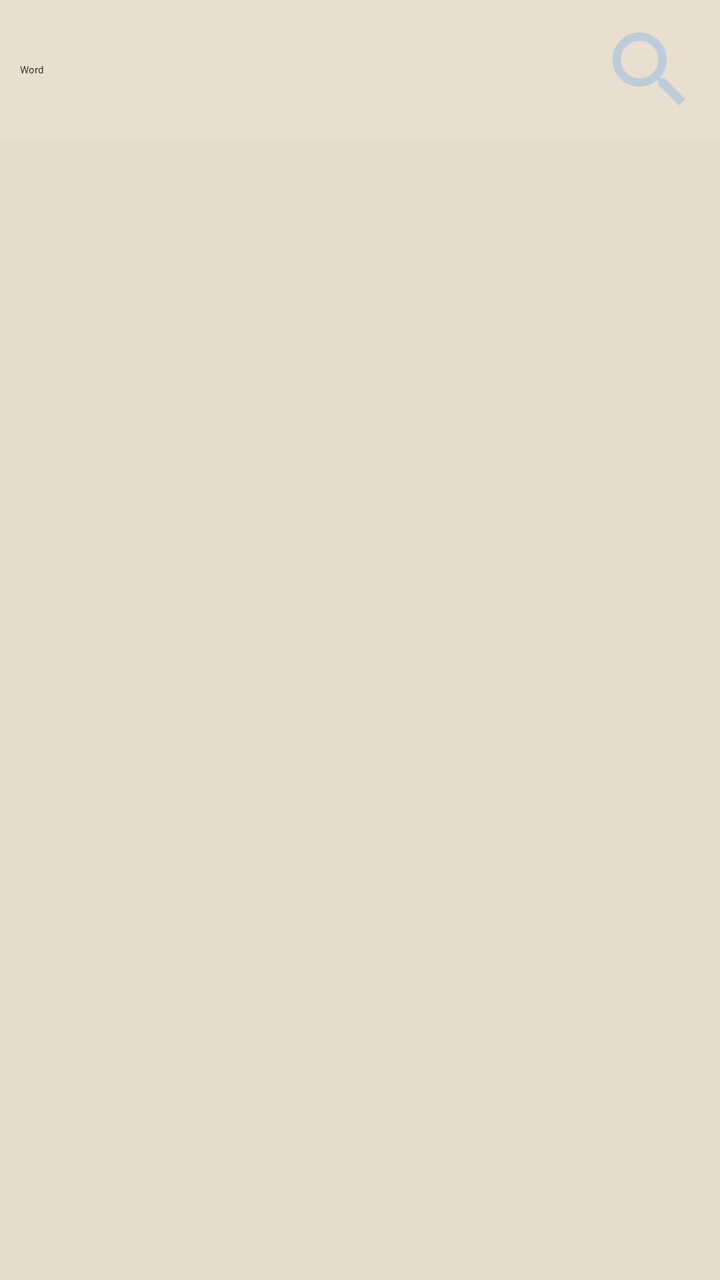
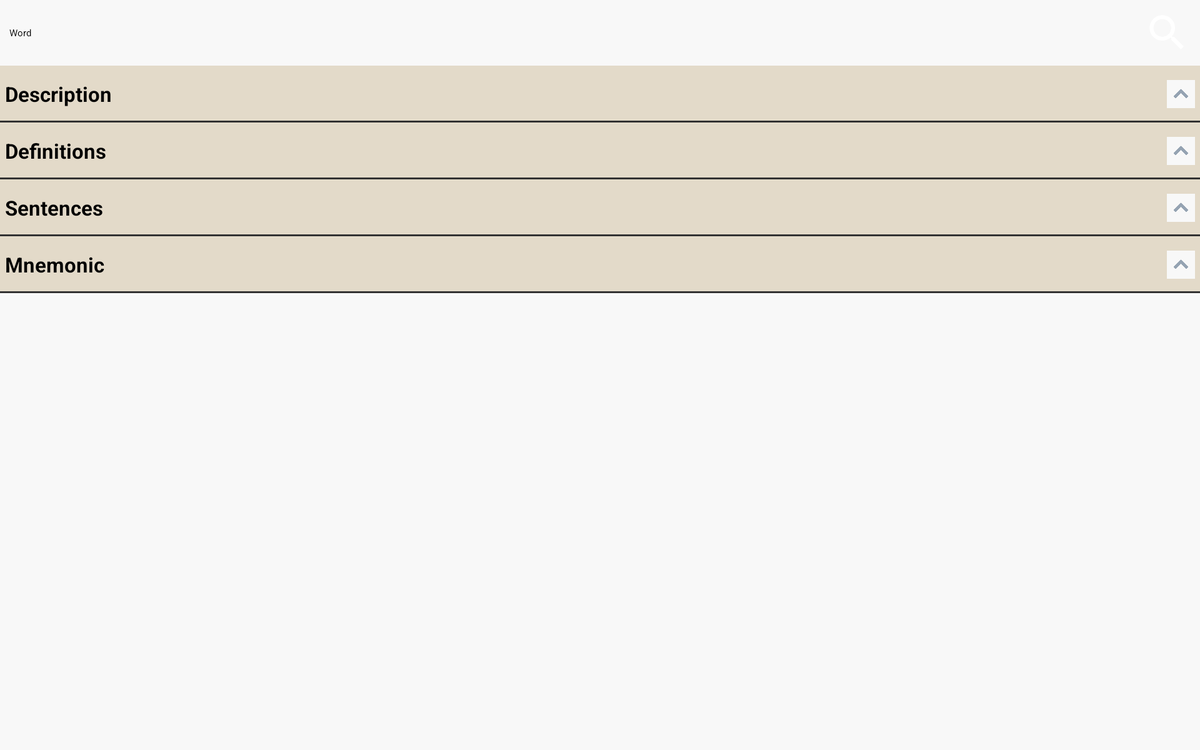

One screen, two layout resources from the same app: the default and the repository's alternative for another configuration. Each is rendered where Android would select it; the XML of both is given below.
<!-- AndroidManifest.xml: activity theme mydialog -->
<!-- res/layout/activity_search.xml -->
<?xml version="1.0" encoding="utf-8"?>
<RelativeLayout xmlns:android="http://schemas.android.com/apk/res/android"
    xmlns:tools="http://schemas.android.com/tools"
    xmlns:app="http://schemas.android.com/apk/res-auto"
    android:id="@+id/activity_search"
    android:layout_width="match_parent"
    android:layout_height="match_parent"
    tools:context="com.example.fahim.gremate.SearchActivity"
    android:background="@color/darkBack1"
    >

    <android.support.v7.widget.Toolbar xmlns:android="http://schemas.android.com/apk/res/android"

        android:id="@+id/toolbar"
        android:layout_width="match_parent"
        android:layout_height="wrap_content"
        android:background="?attr/colorPrimary"
        android:foregroundTint="@color/darkFore1"
        android:minHeight="?attr/actionBarSize"
        android:theme="@style/AppTheme" />

    <LinearLayout
        android:id="@+id/searchLL"
        android:layout_below="@+id/toolbar"
        android:padding="10dp"
        android:orientation="horizontal"
        android:gravity="center"
        android:layout_width="match_parent"
        android:layout_height="wrap_content"
        android:background="@color/darkBack2"
        >

        <EditText
            android:id="@+id/searchWordET"
            android:layout_width="0dp"
            android:layout_weight="7"
            android:hint="Word"
            android:textColor="@color/darkFore1"
            android:layout_height="wrap_content"
            android:imeOptions="actionDone"
            android:inputType="text"
            />

        <android.support.v7.widget.AppCompatImageButton
            android:id="@+id/webSearchBtn"
            app:backgroundTint="@color/colorPrimary"
            android:tint="@color/darkFore4"
            android:src="@drawable/ic_ws_search"
            android:scaleType="fitCenter"
            android:layout_width="50dp"
            android:layout_height="50dp" />
    </LinearLayout>

    <ScrollView
        android:id="@+id/showWordSV"
        android:visibility="gone"
        android:layout_width="match_parent"
        android:layout_height="wrap_content"
        android:layout_below="@id/searchLL">

        <LinearLayout

            android:layout_width="match_parent"
            android:layout_height="wrap_content"
            android:orientation="vertical">

            <LinearLayout
                android:orientation="horizontal"
                android:id="@+id/showWordDummyFocus"
                android:focusable="true"
                android:focusableInTouchMode="true"
                android:layout_width="0px"
                android:layout_height="0px"/>

            <LinearLayout
                android:id="@+id/showWordDesLL"
                android:layout_width="match_parent"
                android:layout_height="wrap_content"
                android:background="@drawable/bottomline"
                android:orientation="vertical">

                <RelativeLayout
                    android:id="@+id/showWordDescriptionRL"
                    android:layout_width="match_parent"
                    android:layout_height="wrap_content"
                    android:padding="5dp"
                    android:clickable="true"
                    android:onClick="toggleDescription"
                    android:orientation="horizontal"
                    android:foreground="?android:attr/selectableItemBackground"
                    >

                    <TextView
                        android:layout_margin="10dp"
                        android:id="@+id/showWordDescription"
                        android:layout_width="wrap_content"
                        android:layout_height="wrap_content"
                        android:layout_centerVertical="true"
                        android:text="Description"
                        android:textColor="@color/darkFore1"
                        android:textSize="20sp"
                        android:textStyle="bold" />

                    <ImageView
                        android:id="@+id/showWordDescriptionIB"
                        android:layout_width="25dp"
                        android:layout_height="25dp"
                        android:layout_alignParentEnd="true"
                        android:layout_centerVertical="true"
                        android:scaleType="centerInside"
                        android:src="@drawable/up"

                        />
                </RelativeLayout>

                <LinearLayout
                    android:orientation="vertical"
                    android:layout_width="match_parent"
                    android:layout_height="wrap_content">

                    <TextView
                        android:id="@+id/showWordDescriptionText"
                        android:layout_width="match_parent"
                        android:layout_height="wrap_content"
                        android:layout_marginBottom="15dp"
                        android:layout_marginLeft="10dp"
                        android:layout_marginRight="10dp"
                        android:clickable="true"
                        android:textColor="@color/darkFore1"
                        android:textIsSelectable="true"
                        android:textSize="16sp"
                        android:visibility="gone" />

                </LinearLayout>

            </LinearLayout>


            <LinearLayout
                android:id="@+id/showWordDefiLL"
                android:layout_width="match_parent"
                android:layout_height="wrap_content"
                android:orientation="vertical">

                <RelativeLayout
                    android:id="@+id/showWordDefinitionRL"
                    android:layout_width="match_parent"
                    android:layout_height="wrap_content"
                    android:padding="5dp"
                    android:clickable="true"
                    android:onClick="toggleDefinition"
                    android:orientation="horizontal"
                    android:foreground="?android:attr/selectableItemBackground"
                    >

                    <TextView
                        android:id="@+id/showWordDefinition"
                        android:layout_margin="10dp"
                        android:layout_width="wrap_content"
                        android:layout_height="wrap_content"
                        android:layout_centerVertical="true"
                        android:text="Definitions"
                        android:textColor="@color/darkFore1"
                        android:textSize="20sp"
                        android:textStyle="bold" />

                    <ImageView
                        android:id="@+id/showWordDefinitionIB"
                        android:layout_width="25dp"
                        android:layout_height="25dp"
                        android:layout_alignParentEnd="true"
                        android:layout_centerVertical="true"
                        android:scaleType="centerInside"
                        android:src="@drawable/up"

                        />

                </RelativeLayout>

                <LinearLayout
                    android:layout_width="wrap_content"
                    android:layout_height="wrap_content">

                    <LinearLayout
                        android:id="@+id/showWordDefDataLL"
                        android:orientation="vertical"
                        android:layout_marginTop="5dp"
                        android:layout_width="match_parent"
                        android:layout_height="wrap_content">
                    </LinearLayout>

                </LinearLayout>

            </LinearLayout>

            <TextView
                android:layout_width="match_parent"
                android:layout_height="10dp" />

        </LinearLayout>

    </ScrollView>

    <ProgressBar
        android:layout_marginTop="80dp"
        android:id="@+id/loadWordPB"
        android:layout_width="50dp"
        android:layout_height="50dp"
        android:layout_centerVertical="true"
        android:layout_centerHorizontal="true"
        android:theme="@style/ProgressBarStyle"
        android:visibility="gone" />

    <TextView
        android:id="@+id/errorTV"
        android:layout_width="wrap_content"
        android:layout_height="wrap_content"
        android:layout_centerInParent="true"
        android:text="Sorry, no data found!"
        android:textColor="@color/hard"
        android:textSize="18dp"
        android:visibility="gone" />

</RelativeLayout>
<!-- resources referenced by this layout -->
<resources>
  <color name="colorPrimary">#0F0F40</color>
  <color name="darkBack1">#E3DAC9</color>
  <color name="darkBack2">#E8DFCE</color>
  <color name="darkFore1">#2B2B2B</color>
  <color name="darkFore4">#BDCBDA</color>
  <color name="hard">#C26E41</color>
  <!-- drawable bottomline (drawable) -->
  <?xml version="1.0" encoding="utf-8"?>
  <layer-list xmlns:android="http://schemas.android.com/apk/res/android">
  
      <item>
          <shape android:shape="rectangle" >
              <solid android:color="@color/darkFore2" />
          </shape>
      </item>
  
      <item android:bottom="2dp">
          <shape>
              <solid android:color="@color/darkBack1" />
          </shape>
      </item>
  
  </layer-list>
  <!-- drawable ic_ws_search: png bitmap (drawable, 2266 bytes) -->
  <!-- drawable up: png bitmap (drawable, 981 bytes) -->
  <style name="AppTheme" parent="Theme.AppCompat.Light.DarkActionBar">
          <item name="android:textColorSecondary">@color/darkFore1</item>
          <item name="android:textColorPrimary">@color/darkFore1</item>
          <item name="android:textColor">@color/darkFore1</item>
          <item name="android:titleTextStyle">@color/darkFore1</item>
          <item name="android:itemBackground">@color/darkBack4</item>
          <item name="colorPrimary">@color/colorPrimary</item>
          <item name="colorPrimaryDark">@color/colorPrimaryDark</item>
          <item name="colorAccent">@color/colorAccent</item>
          <item name="actionBarTheme">@color/darkFore1</item>
          <item name="android:textColorHint">@color/hintColor</item>
          <item name="android:popupMenuStyle">@color/darkBack4</item>
      </style>
  <style name="ProgressBarStyle" parent="ThemeOverlay.AppCompat.Light">
          <item name="colorAccent">@color/CornflowerBlue</item>
      </style>
  <color name="darkFore2">#323232</color>
  <color name="darkBack4">#F0EAD6</color>
  <color name="colorPrimaryDark">#0F0F40</color>
  <color name="colorAccent">#0F0F40</color>
  <color name="hintColor">#5A6877</color>
  <color name="CornflowerBlue">#6495ED</color>
</resources>
<!-- res/layout-xlarge/activity_search.xml (the repository's variant of the layout above) -->
<!-- drawn on a large tablet held sideways -->
<?xml version="1.0" encoding="utf-8"?>
<RelativeLayout xmlns:android="http://schemas.android.com/apk/res/android"
    xmlns:tools="http://schemas.android.com/tools"
    xmlns:app="http://schemas.android.com/apk/res-auto"
    android:id="@+id/activity_search"
    android:layout_width="match_parent"
    android:layout_height="match_parent"
    android:background="@color/cardviewItem"
    tools:context="com.example.fahim.gremate.SearchActivity">

    <android.support.v7.widget.Toolbar xmlns:android="http://schemas.android.com/apk/res/android"

        android:id="@+id/toolbar"
        android:layout_width="match_parent"
        android:layout_height="wrap_content"
        android:background="?attr/colorPrimary"
        android:minHeight="?attr/actionBarSize"
        android:popupTheme="@style/ThemeOverlay.AppCompat.Light"
        android:theme="@style/ThemeOverlay.AppCompat.Dark.ActionBar" />

    <LinearLayout
        android:id="@+id/searchLL"
        android:layout_below="@+id/toolbar"
        android:layout_margin="10dp"
        android:orientation="horizontal"
        android:gravity="center"
        android:layout_width="match_parent"
        android:layout_height="wrap_content">

        <EditText
            android:id="@+id/searchWordET"
            android:layout_width="0dp"
            android:layout_weight="7"
            android:hint="Word"
            android:layout_height="wrap_content" />

        <android.support.v7.widget.AppCompatImageButton
            android:id="@+id/webSearchBtn"
            app:backgroundTint="@color/colorPrimary"
            android:tint="#FFF"
            android:src="@drawable/ic_ws_search"
            android:scaleType="fitCenter"
            android:layout_width="50dp"
            android:layout_height="50dp" />
    </LinearLayout>

    <ScrollView
        android:id="@+id/showWordSV"
        android:layout_width="match_parent"
        android:layout_height="wrap_content"
        android:layout_below="@id/searchLL"
        android:visibility="visible">

        <LinearLayout

            android:layout_width="match_parent"
            android:layout_height="wrap_content"
            android:orientation="vertical">

            <LinearLayout
                android:layout_width="match_parent"
                android:layout_height="wrap_content"
                android:background="@drawable/bottomline"
                android:orientation="vertical">

                <RelativeLayout
                    android:id="@+id/showWordDescriptionRL"
                    android:layout_width="match_parent"
                    android:layout_height="50dp"
                    android:layout_margin="5dp"
                    android:clickable="true"
                    android:onClick="toggleDescription"
                    android:orientation="horizontal">

                    <TextView
                        android:id="@+id/showWordDescription"
                        android:layout_width="wrap_content"
                        android:layout_height="wrap_content"
                        android:layout_centerVertical="true"
                        android:text="Description"
                        android:textColor="#000000"
                        android:textSize="22sp"
                        android:textStyle="bold" />

                    <ImageView
                        android:id="@+id/showWordDescriptionIB"
                        android:layout_width="30dp"
                        android:layout_height="30dp"
                        android:layout_alignParentEnd="true"
                        android:layout_centerVertical="true"
                        android:background="@color/cardviewItem"
                        android:scaleType="centerInside"
                        android:src="@drawable/up"

                        />
                </RelativeLayout>

                <TextView
                    android:id="@+id/showWordDescriptionText"
                    android:layout_width="match_parent"
                    android:layout_height="wrap_content"
                    android:layout_marginBottom="14dp"
                    android:layout_marginLeft="8dp"
                    android:layout_marginRight="8dp"
                    android:layout_marginTop="-6dp"
                    android:clickable="true"
                    android:textColor="#000000"
                    android:textIsSelectable="true"
                    android:textSize="20sp"
                    android:visibility="gone" />
            </LinearLayout>


            <LinearLayout
                android:layout_width="match_parent"
                android:layout_height="wrap_content"
                android:background="@drawable/bottomline"
                android:orientation="vertical">

                <RelativeLayout
                    android:id="@+id/showWordDefinitionRL"
                    android:layout_width="match_parent"
                    android:layout_height="50dp"
                    android:layout_margin="5dp"
                    android:clickable="true"
                    android:onClick="toggleDefinition"
                    android:orientation="horizontal">

                    <TextView
                        android:id="@+id/showWordDefinition"
                        android:layout_width="wrap_content"
                        android:layout_height="wrap_content"
                        android:layout_centerVertical="true"
                        android:text="Definitions"
                        android:textColor="#000000"
                        android:textSize="22sp"
                        android:textStyle="bold" />

                    <ImageView
                        android:id="@+id/showWordDefinitionIB"
                        android:layout_width="30dp"
                        android:layout_height="30dp"
                        android:layout_alignParentEnd="true"
                        android:layout_centerVertical="true"
                        android:background="@color/cardviewItem"
                        android:scaleType="centerInside"
                        android:src="@drawable/up"

                        />

                </RelativeLayout>

                <TextView
                    android:id="@+id/showWordDefinitionText"
                    android:layout_width="match_parent"
                    android:layout_height="wrap_content"
                    android:layout_marginBottom="14dp"
                    android:layout_marginLeft="8dp"
                    android:layout_marginRight="8dp"
                    android:layout_marginTop="-6dp"
                    android:clickable="true"
                    android:textColor="#000000"
                    android:textIsSelectable="true"
                    android:textSize="20sp"
                    android:visibility="gone" />

            </LinearLayout>

            <LinearLayout
                android:layout_width="match_parent"
                android:layout_height="wrap_content"
                android:background="@drawable/bottomline"
                android:orientation="vertical">

                <RelativeLayout
                    android:id="@+id/showWordSentenceRL"
                    android:layout_width="match_parent"
                    android:layout_height="50dp"
                    android:layout_margin="5dp"
                    android:clickable="true"
                    android:onClick="toggleSentence"
                    android:orientation="horizontal">

                    <TextView
                        android:id="@+id/showWordSentence"
                        android:layout_width="wrap_content"
                        android:layout_height="wrap_content"
                        android:layout_centerVertical="true"
                        android:text="Sentences"
                        android:textColor="#000000"
                        android:textSize="22sp"
                        android:textStyle="bold" />

                    <ImageView
                        android:id="@+id/showWordSentenceIB"
                        android:layout_width="30dp"
                        android:layout_height="30dp"
                        android:layout_alignParentEnd="true"
                        android:layout_centerVertical="true"
                        android:background="@color/cardviewItem"
                        android:scaleType="centerInside"
                        android:src="@drawable/up"

                        />

                </RelativeLayout>


                <TextView
                    android:id="@+id/showWordSentenceText"
                    android:layout_width="match_parent"
                    android:layout_height="wrap_content"
                    android:layout_marginBottom="10dp"
                    android:layout_marginLeft="8dp"
                    android:layout_marginRight="8dp"
                    android:layout_marginTop="-6dp"
                    android:clickable="true"
                    android:textColor="#000000"
                    android:textIsSelectable="true"
                    android:textSize="20sp"
                    android:visibility="gone" />

            </LinearLayout>

            <LinearLayout
                android:layout_width="match_parent"
                android:layout_height="wrap_content"
                android:background="@drawable/bottomline"
                android:orientation="vertical">

                <RelativeLayout
                    android:id="@+id/showWordMNRL"
                    android:layout_width="match_parent"
                    android:layout_height="50dp"
                    android:layout_margin="5dp"
                    android:clickable="true"
                    android:onClick="toggleMN"
                    android:orientation="horizontal">

                    <TextView
                        android:id="@+id/showWordMN"
                        android:layout_width="wrap_content"
                        android:layout_height="wrap_content"
                        android:layout_centerVertical="true"
                        android:text="Mnemonic"
                        android:textColor="#000000"
                        android:textSize="22sp"
                        android:textStyle="bold" />

                    <ImageView
                        android:id="@+id/showWordMNIB"
                        android:layout_width="30dp"
                        android:layout_height="30dp"
                        android:layout_alignParentEnd="true"
                        android:layout_centerVertical="true"
                        android:background="@color/cardviewItem"
                        android:scaleType="centerInside"
                        android:src="@drawable/up"

                        />

                </RelativeLayout>


                <TextView
                    android:id="@+id/showWordMNText"
                    android:layout_width="match_parent"
                    android:layout_height="wrap_content"
                    android:layout_marginBottom="10dp"
                    android:layout_marginLeft="8dp"
                    android:layout_marginRight="8dp"
                    android:layout_marginTop="-6dp"
                    android:clickable="true"
                    android:textColor="#000000"
                    android:textIsSelectable="true"
                    android:textSize="20sp"
                    android:visibility="gone" />

            </LinearLayout>
        </LinearLayout>
    </ScrollView>

    <ProgressBar
        android:id="@+id/loadWordPB"
        android:layout_width="50dp"
        android:layout_height="50dp"
        android:layout_centerInParent="true"
        android:visibility="gone" />

    <TextView
        android:id="@+id/errorTV"
        android:layout_width="wrap_content"
        android:layout_height="wrap_content"
        android:layout_centerInParent="true"
        android:text="Sorry, no data found!"
        android:textColor="@color/FireBrick"
        android:textSize="20dp"
        android:visibility="gone" />

</RelativeLayout>
<!-- resources referenced by the variant -->
<!-- as a large tablet held sideways resolves them -->
<resources>
  <color name="FireBrick">#B22222</color>
  <color name="cardviewItem">#f8f8f8</color>
  <color name="colorPrimary">#0F0F40</color>
  <!-- drawable bottomline (drawable) -->
  <?xml version="1.0" encoding="utf-8"?>
  <layer-list xmlns:android="http://schemas.android.com/apk/res/android">
  
      <item>
          <shape android:shape="rectangle" >
              <solid android:color="@color/darkFore2" />
          </shape>
      </item>
  
      <item android:bottom="2dp">
          <shape>
              <solid android:color="@color/darkBack1" />
          </shape>
      </item>
  
  </layer-list>
  <!-- drawable ic_ws_search: png bitmap (drawable, 2266 bytes) -->
  <!-- drawable up: png bitmap (drawable, 981 bytes) -->
  <color name="darkFore2">#323232</color>
  <color name="darkBack1">#E3DAC9</color>
</resources>
